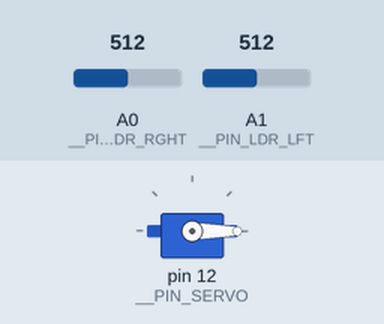
The sketch below on a simulated Arduino Uno, built with avr-gcc and run on an emulated ATmega328P. Parts: servo. The test bench sets the inputs (shaded band); at power-on: A0 (__PIN_LDR_RGHT) = 512, A1 (__PIN_LDR_LFT) = 512.

Above: at 1.2 s.
1.3 s: A0 (__PIN_LDR_RGHT) set to 572
2.8 s: A0 (__PIN_LDR_RGHT) set to 595
At 4.2 s:
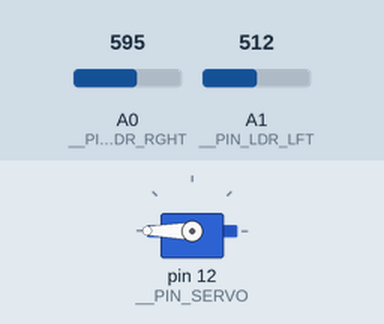
4.6 s: A1 (__PIN_LDR_LFT) set to 663
6.1 s: A1 (__PIN_LDR_LFT) set to 680
At 6.26 s:
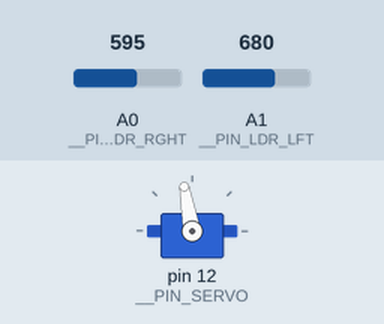
7.9 s: A1 (__PIN_LDR_LFT) set to 529
9.4 s: A1 (__PIN_LDR_LFT) set to 511
At 9.73 s:
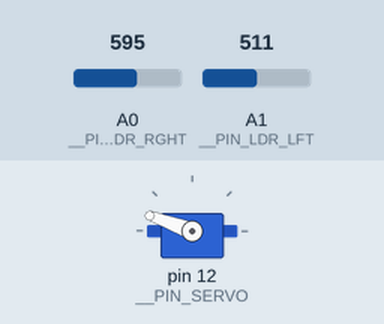
Timing chart, 0 to 12.2 s (numbered marks = the images above; inputs shaded):
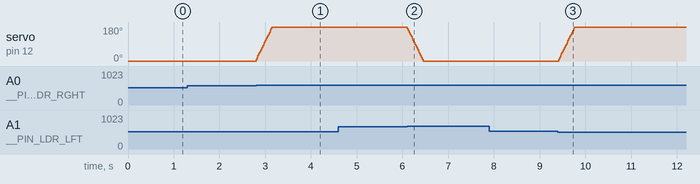

Measured:
- the behaviour switches between 587 and 588 on A0 (__PIN_LDR_RGHT) (found by bisection; images 0 and 1)
- the behaviour switches between 670 and 671 on A1 (__PIN_LDR_LFT) (found by bisection; images 1 and 2)
- the behaviour switches between 520 and 519 on A1 (__PIN_LDR_LFT) (found by bisection; images 2 and 3)
- after the input at 1.3 s, every drawn part: stays the same
- after the input at 2.8 s, servo on pin 12 (__PIN_SERVO): moves from 0° to 180° over 0.34 s, starting at once
- after the input at 4.6 s, every drawn part: stays the same
- after the input at 6.1 s, servo on pin 12 (__PIN_SERVO): moves from 180° to 0° over 0.34 s, starting at once
- after the input at 7.9 s, every drawn part: stays the same
- after the input at 9.4 s, servo on pin 12 (__PIN_SERVO): moves from 0° to 180° over 0.34 s, starting at once

The sketch:

servo_ldr.ino
```cpp
/*
Dev: Álison Venâncio
Video: https://www.youtube.com/watch?v=I33AGpzh8EI
*/

#include <Servo.h>

#define __PIN_LDR_LFT 1
#define __PIN_LDR_RGHT 0
#define __PIN_SERVO 12

#define __MIN_ANG 0
#define __MAX_ANG 180

#define __DIFF_OFFSET 75
#define __INC_VALUE 10
#define __DELAY 20

Servo myServo;
int ldr_lft;
int ldr_rght;
int ldr_diff;
int ang;

void setup(){
    myServo.attach(__PIN_SERVO);
    myServo.write(__MIN_ANG);
    ang=__MIN_ANG;

    myServo.attach(__PIN_SERVO);
    myServo.write(__MIN_ANG);
    ang=__MIN_ANG;
}

void loop(){
    ldr_lft = analogRead(__PIN_LDR_LFT);
    ldr_rght = analogRead(__PIN_LDR_RGHT);
    ldr_diff = ldr_rght-ldr_lft;

    if(ldr_diff > __DIFF_OFFSET) ang+=__INC_VALUE;
    if(ang>__MAX_ANG) ang=__MAX_ANG;

    if(ldr_diff <-__DIFF_OFFSET) ang-=__INC_VALUE;
    if(ang<__MIN_ANG) ang=__MIN_ANG;

    myServo.write(ang);

    delay(__DELAY);
}
```
